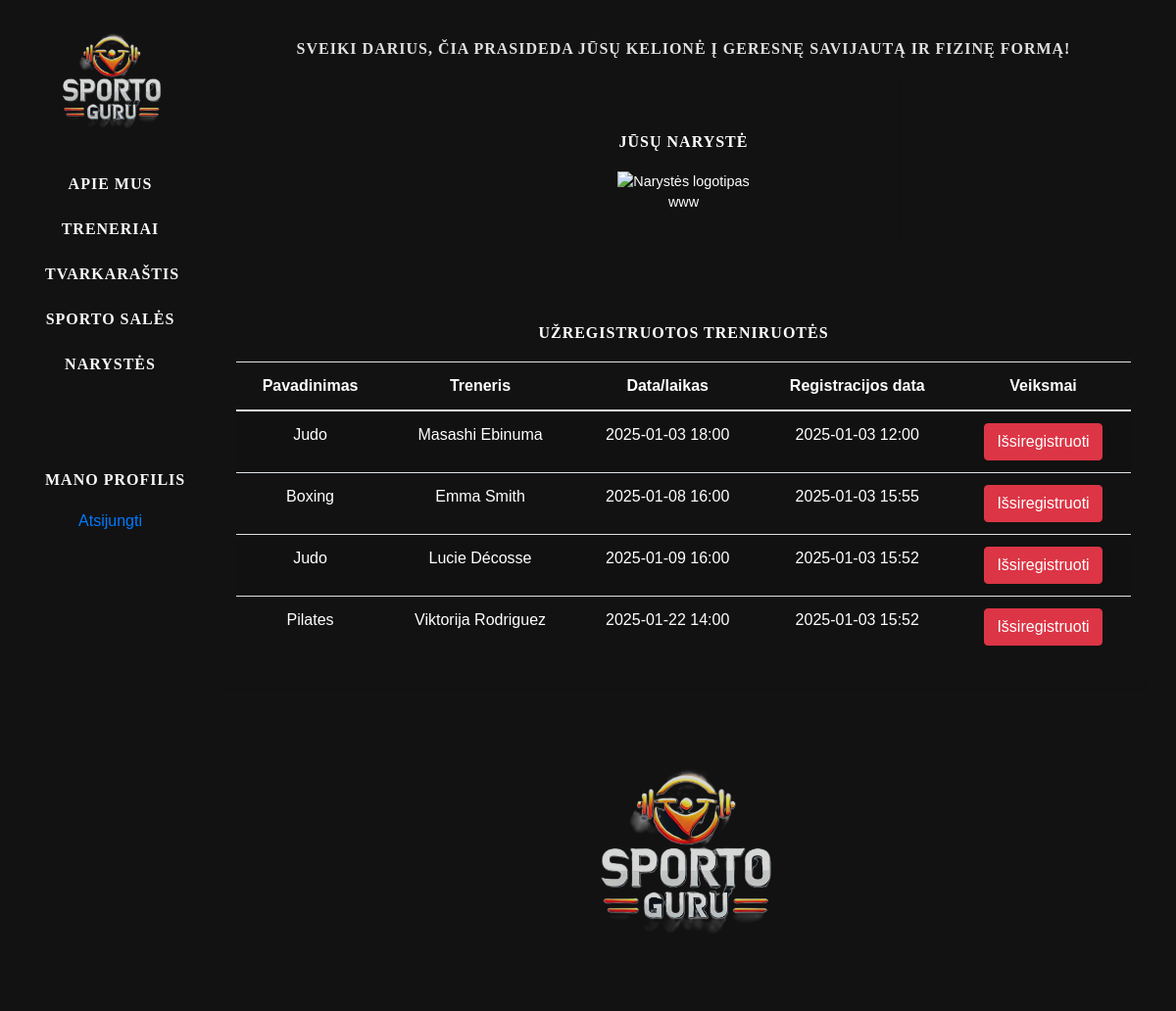
/gympro/profile/ (signed in), run on the app's committed database.
### gympro/models.py (models this page shows, shortened)
class Booking(models.Model):
    member = models.ForeignKey("Member", on_delete=models.CASCADE)
    class_session = models.ForeignKey("Class", on_delete=models.CASCADE, null=True, blank=True)
    booking_date = models.DateTimeField(auto_now_add=True)
    class Meta:
        verbose_name = "Registracija"
        verbose_name_plural = "Registracijos"

class Class(models.Model):
    name = models.CharField(max_length=30)
    class_type = models.CharField(max_length=50, choices=[
        ('dziudo', 'Dziudo'),
        ('jiu-jitsu', 'Jiu-jitsu'),
        ('karate', 'Karate'),
        ('boksas', 'Boksas'),
        ('thai-boksas', 'Thai-Boksas'),
        ('crossfit', 'CrossFit'),
        ('pilates', 'Pilates'),
        ('yoga', 'Yoga'),
        ('zumba', 'Zumba'),
        ('fitness', 'Fitness'),
    ])
    instructor = models.ForeignKey("Instructor", on_delete=models.SET_NULL, null=True, blank=True,
                                   related_name="classes")
    sport_hall = models.ForeignKey("SportHall", on_delete=models.SET_NULL, null=True, blank=True)
    schedule = models.DateTimeField(help_text="Įveskite pamokos datą ir laiką.")
    max_capacity = models.IntegerField()
    current_bookings = models.IntegerField(default=0)
    class Meta:
        ordering = ["name"]
        verbose_name = "Treniruotė"
        verbose_name_plural = "Treniruotės"

class Instructor(models.Model):
    first_name = models.CharField(max_length=30)
    last_name = models.CharField(max_length=30)
    specialization = models.CharField(max_length=100)
    bio = models.TextField(blank=True)
    contact_email = models.EmailField(blank=True, null=True)
    phone_number = models.CharField(max_length=15, blank=True, null=True)
    photo = models.ImageField(upload_to='instructors_photos/', blank=True, null=True)
    instagram = models.URLField(blank=True, null=True)
    facebook = models.URLField(blank=True, null=True)
    linkedin = models.URLField(blank=True, null=True)
    class Meta:
        ordering = ["specialization"]
        verbose_name = "Instruktorius/Treneris"
        verbose_name_plural = "Instruktoriai/Treneriai"

### gympro/views.py (the view)
# urls.py: path('profile/', views.profile, name='profile'),
@login_required
def profile(request):
    member = request.user.member
    bookings = Booking.objects.filter(member=member).select_related('class_session').order_by('class_session__schedule')
    memberships = member.purchases.all()
    membership_photo = member.membership_type.photo
    context = {
        'member': member,
        'bookings': bookings,
        'membership': memberships,
        'membership_photo': membership_photo,
    }
    return render(request, 'accounts/profile.html', context=context)

### gympro/templates/accounts/profile.html
{% extends "base.html" %}
{% block content %}
{% load static %}
<div class="col-sm-10">
    <h4 class="lead text-center">Sveiki {{ user.get_username }}, čia prasideda jūsų kelionė į geresnę savijautą ir fizinę formą!</h4>
            <div class="container_profilionaryste d-flex justify-content-center">
                <div class="col-md-6">
                    <div class="card mb-4" style="background-color: #121212; color: white; font-size: 0.9rem;">
                        <div class="card-body">
                        <h4 class="card-title">Jūsų narystė</h4>
                            {% if membership_photo %}
                                <img src="{{ membership_photo.url }}" alt="Narystės logotipas" style="max-width: 350px;">
                            {% else %}
                                <img src="{% static 'images/default_logo.png' %}" alt="Numatytasis logotipas">
                            {% endif %}
                            <p>www{{ memberships.end_date}}</p>
                        </div>
                    </div>
                </div>
            </div>
            <div class="card mb-4" style="background-color: #121212; color: white;">
                <div class="card-body">
                    <h4 class="card-title">Užregistruotos treniruotės</h4>
                    {% if bookings %}
                    <table class="table table-striped">
                        <thead>
                            <tr>
                                <th>Pavadinimas</th>
                                <th>Treneris</th>
                                <th>Data/laikas</th>
                                <th>Registracijos data</th>
                                <th>Veiksmai</th>
                            </tr>
                        </thead>
                        <tbody>
                            {% for booking in bookings %}
                            <tr>
                                <td>{{ booking.class_session.name }}</td>
                                <td>{{ booking.class_session.instructor.first_name }} {{ booking.class_session.instructor.last_name }}</td>
                                <td>{{ booking.class_session.schedule|date:"Y-m-d H:i" }}</td>
                                <td>{{ booking.booking_date|date:"Y-m-d H:i" }}</td>
                                <td>
                                    <a href="{% url 'unregister_class' class_id=booking.class_session.id %}" class="btn btn-danger">
                                        Išsiregistruoti
                                    </a>
                                </td>
                            </tr>
                            {% endfor %}
                        </tbody>
                    </table>
                    {% else %}
                    <p>Šiuo metu neturite užsiregistruotų treniruočių.</p>
                    {% endif %}
                </div>
            </div>
        <div class="row justify-content-center">
        <div class="col-md-4 text-center">
            <img src="{% static 'images/logo.png' %}" class="img-fluid rounded">
        </div>
    </div>
</div>
{% endblock %}

### gympro/static/css/styles.css (style rules this page uses)
body { background-color: #121212; color: #e0e0e0; font-family: 'Arial', sans-serif; }
html, body { height: 100%; margin: 0; }
.card-title { font-size: 1.5rem; font-weight: bold; margin: 0; }
.card-body { padding: 15px; flex-grow: 1; text-align: center; }
.row { margin: 0; padding: 0; display: flex; flex-wrap: wrap; width: 100%; }
.col-md-4 { flex: 1 1 30%; margin-bottom: 20px; display: flex; justify-content: space-between; }
h4 { text-align: center !important; margin-bottom: 20px !important; margin-top: 40px !important; font-family: 'Merriweather', serif !important; font-weight: bold !important; font-size: 16px !important; letter-spacing: 1px !important; text-transform: uppercase !important; }

### data on the page
Booking: class_session.name "Judo", class_session.instructor.first_name "Masashi", class_session.instructor.last_name "Ebinuma", class_session.schedule "2025-01-03 18:00", booking_date "2025-01-03 12:00"
Booking: class_session.name "Boxing", class_session.instructor.first_name "Emma", class_session.instructor.last_name "Smith", class_session.schedule "2025-01-08 16:00", booking_date "2025-01-03 15:55"
Booking: class_session.name "Judo", class_session.instructor.first_name "Lucie", class_session.instructor.last_name "Décosse", class_session.schedule "2025-01-09 16:00", booking_date "2025-01-03 15:52"
Booking: class_session.name "Pilates", class_session.instructor.first_name "Viktorija", class_session.instructor.last_name "Rodriguez", class_session.schedule "2025-01-22 14:00", booking_date "2025-01-03 15:52"

### other printed values
{{ user.get_username }} "DARIUS"
